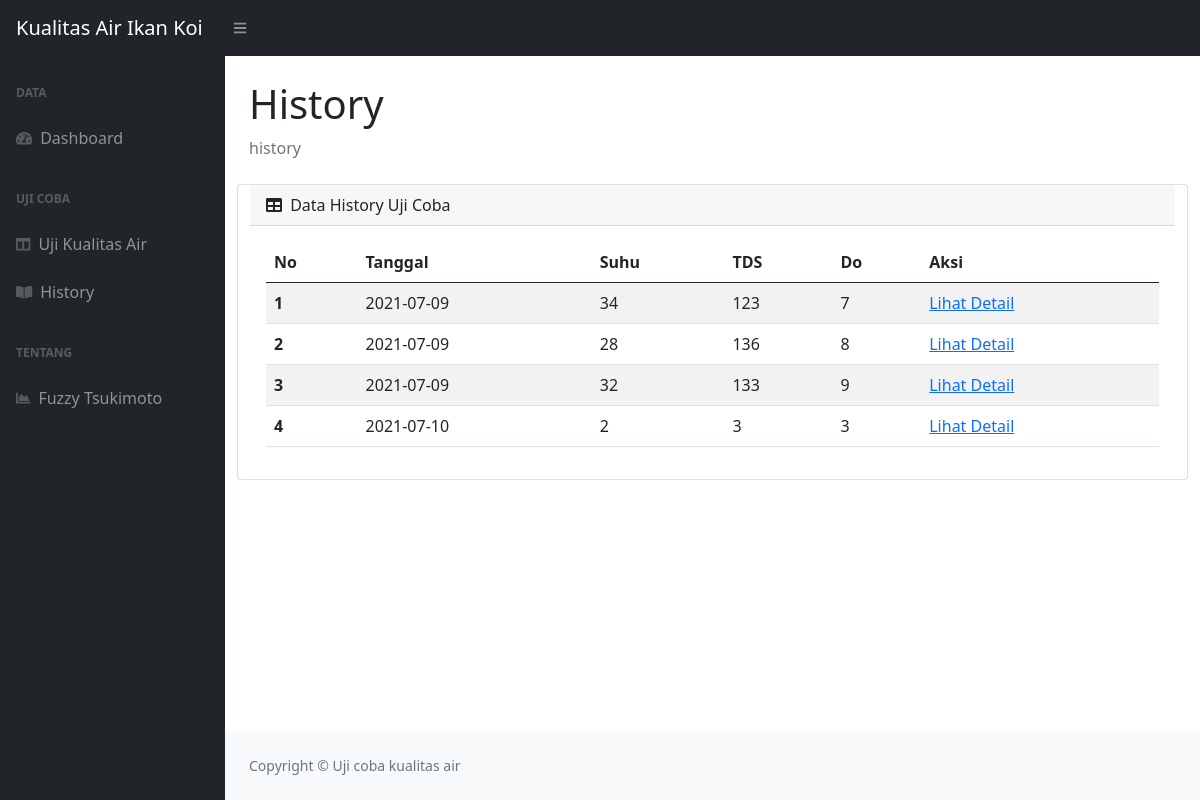
The page /IkanKoi/index.php/history on the database its author committed.
### tables this page shows
CREATE TABLE `uji_coba` (
  `id_uji_coba` varchar(9) NOT NULL,
  `tanggal` date NOT NULL,
  `suhu` int(11) NOT NULL,
  `tds` int(11) NOT NULL,
  `do` int(11) NOT NULL,
  `score` int(11) NOT NULL,
  `hasil` varchar(20) NOT NULL
);

### IkanKoi/application/controllers/history.php (called while the page is built, shortened)
<?php
class history extends CI_Controller
{
    public function __construct()
    {
        $this->load->model('M_data');
    }
    public function index()
    {
        $data['uji'] = $this->M_data->getAll('uji_coba')->result();
        $this->load->view('history', $data);
    }
}

### IkanKoi/index.php (called while the page is built, shortened)
<?php
require_once BASEPATH.'core/CodeIgniter.php';

### IkanKoi/application/models/M_data.php (called while the page is built, shortened)
<?php
class M_data extends CI_Model
{
    public function getAll($table)
    {
        return $this->db->get($table);
    }
}

### IkanKoi/application/views/history.php (the view, shortened to what this page needs)
<!DOCTYPE html>
<html lang="en">
<head>
</head>
<body class="sb-nav-fixed">
    <div id="layoutSidenav_content">
        <main>
            <div class="container-fluid px-4">
                <h1 class="mt-4">History</h1>
                <ol class="breadcrumb mb-4">
                    <li class="breadcrumb-item active">history</li>
                </ol>
                <div class="row">
                    <div class="card mb-4">
                        <div class="card-header">
                            <i class="fas fa-table me-1"></i>
                            Data History Uji Coba
                        </div>
                        <div class="card-body">
                            <table id="datatablesSimple" class="table table-striped">
                                <thead>
                                    <tr>
                                        <th scope="col">No</th>
                                        <th scope="col">Tanggal</th>
                                        <th scope="col">Suhu</th>
                                        <th scope="col">TDS</th>
                                        <th scope="col">Do</th>
                                        <th scope="col">Aksi</th>
                                    </tr>
                                </thead>
                                <tbody>
                                    <?php $i = 1;
                                    foreach ($uji as $detUji) :
                                    ?>
                                        <tr>
                                            <th scope="row"><?= $i ?></th>
                                            <td><?= $detUji->tanggal ?></td>
                                            <td><?= $detUji->suhu ?></td>
                                            <td><?= $detUji->tds ?></td>
                                            <td><?= $detUji->do ?></td>
                                            <td><a href="<?= base_url() ?>history/detail/<?= $detUji->id_uji_coba ?>">Lihat Detail</a></td>
                                        </tr>
                                    <?php $i++;
                                    endforeach; ?>
                                </tbody>
                            </table>
                        </div>
                    </div>
                </div>
        </main>
        <footer class="py-4 bg-light mt-auto">
            <div class="container-fluid px-4">
                <div class="d-flex align-items-center justify-content-between small">
                    <div class="text-muted">Copyright &copy; Uji coba kualitas air</div>
                </div>
            </div>
        </footer>
    </div>
    </div>
</body>
</html>

### rows shown on the page
uji_coba: tanggal "2021-07-09", suhu "34", tds "123", do "7"
uji_coba: tanggal "2021-07-09", suhu "28", tds "136", do "8"
uji_coba: tanggal "2021-07-09", suhu "32", tds "133", do "9"
uji_coba: tanggal "2021-07-10", suhu "2", tds "3", do "3"
